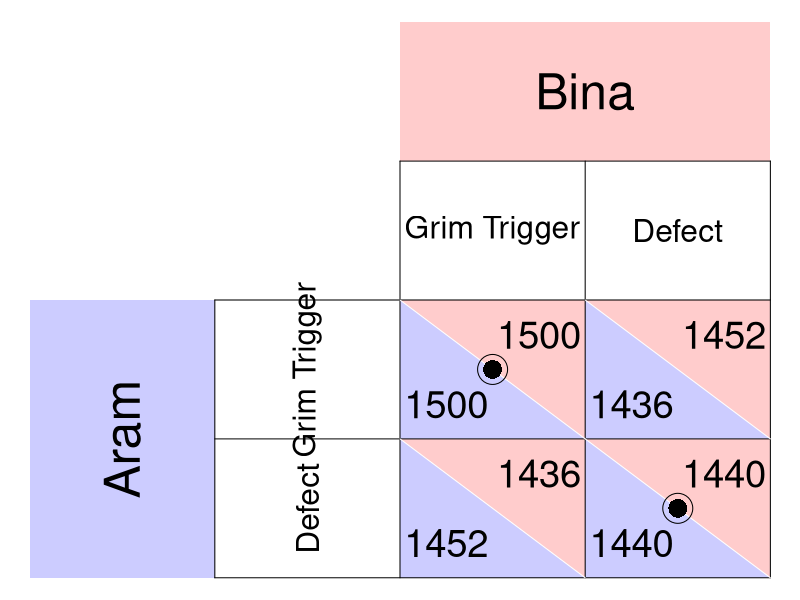

Source code (R):
require(ggplot2)
require(shape)
pdf(file = "coordination_failures/matrix_fishermen_repeated.pdf", width = 8, height = 8)

par(mar =  c(0, 0, 0, 0))
xlims <- c(0, 8)
ylims <- c(0, 8)

#TextSizes
PlayerSize <- 3
StratSize <- 1.9
PayoffSize <- 2.3

p1fadelevel <- 0.2
p2fadelevel <- 0.2

#Payoffs are listed as c("NW", "SW", "NE", "SE")

#Considerations for Player 1
P1Name <- c("Aram")
P1Strat <- c("Grim Trigger", "Defect")
P1Payoffs <- c("1500", "1452", "1436", "1440")
P1BR1 <- c("NW") #Must be NW or SW - the BR prints accordingly. 
P1BR2 <- c("SE") #Must be NE or SE - the BR prints accordingly. 
P1bestsize <- 2.5 #Adjusts size of point indicating best response of P1
#NW = (5, 3); SW = (5,1); NE = (7, 3); SE = (7, 1)

#Considerations for Player 2
P2Name <- c("Bina")
P2Strat <- c("Grim Trigger", "Defect")
P2Payoffs <- c("1500", "1436", "1452", "1440")
P2BR1 <- c("NW") #Must be NW or SW - the BR prints accordingly. 
P2BR2 <- c("SE") #Must be NE or SE - the BR prints accordingly. 
P2bestsize <- 4 #Adjusts size of circle indicating best response of P1

plot(0, 0, xlim = xlims, ylim = ylims, type = "n",
     xlab = expression(""),
     ylab = expression(""),
     xaxt = "n", 
     yaxt = "n", 
     cex.lab = 2, 
     bty = "n")



#Color and label for Player 1 and their strategies
polygon(c(0,0,2,2,0), c(0,4,4,0,0), col=rgb(0, 0, 1, p1fadelevel), density=NULL, border = NA)
text(1, 2, P1Name[1], srt = 90, cex = PlayerSize)

text(3, 3, P1Strat[1], cex = StratSize, srt = 90)
text(3, 1, P1Strat[2], cex = StratSize, srt = 90)


#Color and label for Player 2
polygon(c(4,4,8,8,4), c(8,6,6,8,8), col=rgb(1, 0, 0, p2fadelevel), density=NULL, border = NA)
text(6, 7, P2Name[1], cex = PlayerSize)

text(5, 5, P2Strat[1], cex = StratSize)
text(7, 5, P2Strat[2], cex = StratSize)

#NorthWest cell 
#P1
polygon(c(4,4,6,4), c(4,2,2,4), col=rgb(0, 0, 1, p1fadelevel), density=NULL, border = NA)
#P2
polygon(c(4,6,6,4), c(4,4,2,4), col=rgb(1, 0, 0, p2fadelevel), density=NULL, border = NA)

#P1
text(4.5, 2.5, P1Payoffs[1], cex = PayoffSize)
#P2
text(5.5, 3.5, P2Payoffs[1], cex = PayoffSize)

#SouthWest cell  
#P1
polygon(c(4,4,6,4), c(2,0,0,2), col=rgb(0, 0, 1, p1fadelevel), density=NULL, border = NA)
#P2
polygon(c(4,6,6,4), c(2,2,0,2), col=rgb(1, 0, 0, p2fadelevel), density=NULL, border = NA)

#P1
text(4.5, 0.5, P1Payoffs[2], cex = PayoffSize)
#P2
text(5.5, 1.5, P2Payoffs[2], cex = PayoffSize)


#NorthEast cell 
#P1
polygon(c(6,6,8,6), c(4,2,2,4), col=rgb(0, 0, 1, p1fadelevel), density=NULL, border = NA)
#P2
polygon(c(6,8,8,6), c(4,4,2,4), col=rgb(1, 0, 0, p2fadelevel), density=NULL, border = NA)
#P1
text(6.5, 2.5, P1Payoffs[3], cex = PayoffSize)
#P2
text(7.5, 3.5, P2Payoffs[3], cex = PayoffSize)

#SouthEast cell 
#P1
polygon(c(6,6,8,6), c(2,0,0,2), col=rgb(0, 0, 1, p1fadelevel), density=NULL, border = NA)
#P2
polygon(c(6,8,8,6), c(2,2,0,2), col=rgb(1, 0, 0, p2fadelevel), density=NULL, border = NA)
#P1
text(6.5, 0.5, P1Payoffs[4], cex = PayoffSize)
#P2
text(7.5, 1.5, P2Payoffs[4], cex = PayoffSize)


#Lines for the Table
segments(8, 0, 8, 6, lty = 1, col = "black")
segments(4, 6, 8, 6, lty = 1, col = "black")
segments(2, 0, 2, 4, lty = 1, col = "black")
segments(2, 0, 8, 0, lty = 1, col = "black")
segments(2, 4, 8, 4, lty = 1, col = "black")
segments(4, 0, 4, 6, lty = 1, col = "black")
segments(2, 2, 8, 2, lty = 1, col = "black")
segments(6, 0, 6, 6, lty = 1, col = "black")

#Diagonals
#NW
segments(4, 4, 6, 2, lty = 1, col = "white")
#NE
segments(6, 4, 8, 2, lty = 1, col = "white")
#SW
segments(4, 2, 6, 0, lty = 1, col = "white")
#Se
segments(6, 2, 8, 0, lty = 1, col = "white")


#Best responses
#P1
if (P1BR1[1] == "NW"){
  points(5, 3, pch = 16, col = "black", cex = P1bestsize)
} else{points(5, 1, pch = 16, col = "black", cex = P1bestsize)
}

if (P1BR2[1] == "NE"){
  points(7, 3, pch = 16, col = "black", cex = P1bestsize)
} else{points(7, 1, pch = 16, col = "black", cex = P1bestsize)
}


#P2
if (P2BR1[1] == "NW"){
  points(5, 3, pch = 1, col = "black", cex = P2bestsize)
} else{points(7, 3, pch = 1, col = "black", cex = P2bestsize)
}

if (P2BR2[1] == "SW"){
  points(5, 3, pch = 1, col = "black", cex = P2bestsize)
} else{points(7, 1, pch = 1, col = "black", cex = P2bestsize)
}



dev.off()
